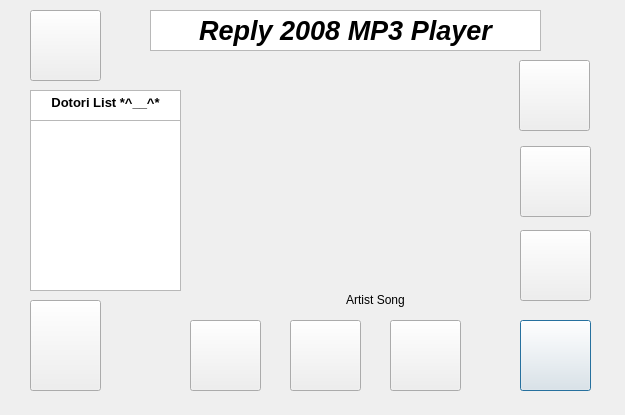
<?xml version="1.0" encoding="UTF-8"?>
<ui version="4.0">
 <class>SongDialog</class>
 <widget class="QDialog" name="SongDialog">
  <property name="geometry">
   <rect>
    <x>0</x>
    <y>0</y>
    <width>625</width>
    <height>415</height>
   </rect>
  </property>
  <property name="windowTitle">
   <string>Dialog</string>
  </property>
  <widget class="QPushButton" name="skipButton">
   <property name="geometry">
    <rect>
     <x>520</x>
     <y>320</y>
     <width>71</width>
     <height>71</height>
    </rect>
   </property>
   <property name="styleSheet">
    <string notr="true">#skipButton
{
	background-image: url(:/images/images/skip.png);
}
#skipButton:pressed
{
	background-image: url(:/images/images/skip.png);
}
#skipButton:disabled
{
	background-image: url(:/images/images/skip.png);
}
</string>
   </property>
   <property name="text">
    <string/>
   </property>
  </widget>
  <widget class="QPushButton" name="dotoriButton">
   <property name="geometry">
    <rect>
     <x>30</x>
     <y>300</y>
     <width>71</width>
     <height>91</height>
    </rect>
   </property>
   <property name="styleSheet">
    <string notr="true">#dotoriButton
{
	background-image: url(:/images/images/dotori.png);
}
#dotoriButton:pressed
{
	background-image: url(:/images/images/dotori.png);
}
#dotoriButton:disabled
{
	background-image: url(:/images/images/dotori.png);
}</string>
   </property>
   <property name="text">
    <string/>
   </property>
  </widget>
  <widget class="QPushButton" name="pauseButton">
   <property name="geometry">
    <rect>
     <x>290</x>
     <y>320</y>
     <width>71</width>
     <height>71</height>
    </rect>
   </property>
   <property name="styleSheet">
    <string notr="true">#pauseButton
{
	background-image: url(:/images/images/pause.png);
}
#pauseButton:pressed
{
	background-image: url(:/images/images/pause.png);
}
#pauseButton:disabled
{
	background-image: url(:/images/images/pause.png);
}</string>
   </property>
   <property name="text">
    <string/>
   </property>
  </widget>
  <widget class="QPushButton" name="playButton">
   <property name="geometry">
    <rect>
     <x>190</x>
     <y>320</y>
     <width>71</width>
     <height>71</height>
    </rect>
   </property>
   <property name="styleSheet">
    <string notr="true">#playButton
{
	background-image: url(:/images/images/play.png);
}
#playButton:pressed
{
	background-image: url(:/images/images/play.png);
}
#playButton:disabled
{
	background-image: url(:/images/images/play.png);
}</string>
   </property>
   <property name="text">
    <string/>
   </property>
  </widget>
  <widget class="QPushButton" name="stopButton">
   <property name="geometry">
    <rect>
     <x>390</x>
     <y>320</y>
     <width>71</width>
     <height>71</height>
    </rect>
   </property>
   <property name="styleSheet">
    <string notr="true">#stopButton
{
	background-image: url(:/images/images/stop.png);
}
#stopButton:pressed
{
	background-image: url(:/images/images/stop.png);
}
#stopButton:disabled
{
	background-image: url(:/images/images/stop.png);
}</string>
   </property>
   <property name="text">
    <string/>
   </property>
  </widget>
  <widget class="QWidget" name="albumWidget" native="true">
   <property name="geometry">
    <rect>
     <x>240</x>
     <y>90</y>
     <width>191</width>
     <height>191</height>
    </rect>
   </property>
   <property name="styleSheet">
    <string notr="true">#albumWidget
{
	background-image: url(:/images/images/cover.png);
}
</string>
   </property>
  </widget>
  <widget class="QPushButton" name="exitButton">
   <property name="geometry">
    <rect>
     <x>30</x>
     <y>10</y>
     <width>71</width>
     <height>71</height>
    </rect>
   </property>
   <property name="styleSheet">
    <string notr="true">#exitButton
{
	background-image: url(:/images/images/exit.png);
}
#exitButton:pressed
{
	background-image: url(:/images/images/exit.png);
}
#exitButton:disabled
{
	background-image: url(:/images/images/exit.png);
}</string>
   </property>
   <property name="text">
    <string/>
   </property>
  </widget>
  <widget class="QPushButton" name="volumeupButton">
   <property name="geometry">
    <rect>
     <x>520</x>
     <y>146</y>
     <width>71</width>
     <height>71</height>
    </rect>
   </property>
   <property name="styleSheet">
    <string notr="true">#volumeupButton
{
	background-image: url(:/images/images/volumeup.png);
}
#volumeupButton:pressed
{
	background-image: url(:/images/images/volumeup.png);
}
#volumeupButton:disabled
{
	background-image: url(:/images/images/volumeup.png);
}</string>
   </property>
   <property name="text">
    <string/>
   </property>
  </widget>
  <widget class="QPushButton" name="volumedownButton">
   <property name="geometry">
    <rect>
     <x>520</x>
     <y>230</y>
     <width>71</width>
     <height>71</height>
    </rect>
   </property>
   <property name="styleSheet">
    <string notr="true">#volumedownButton
{
	background-image: url(:/images/images/volumedown.png);
}
#volumedownButton:pressed
{
	background-image: url(:/images/images/volumedown.png);
}
#volumedownButton:disabled
{
	background-image: url(:/images/images/volumedown.png);
}
</string>
   </property>
   <property name="text">
    <string/>
   </property>
  </widget>
  <widget class="QLabel" name="nameLabel">
   <property name="geometry">
    <rect>
     <x>270</x>
     <y>290</y>
     <width>211</width>
     <height>20</height>
    </rect>
   </property>
   <property name="text">
    <string>&lt;html&gt;&lt;head/&gt;&lt;body&gt;&lt;p align=&quot;center&quot;&gt;Artist Song&lt;/p&gt;&lt;/body&gt;&lt;/html&gt;</string>
   </property>
  </widget>
  <widget class="QListWidget" name="DListWidget">
   <property name="geometry">
    <rect>
     <x>30</x>
     <y>120</y>
     <width>151</width>
     <height>171</height>
    </rect>
   </property>
  </widget>
  <widget class="QTextEdit" name="textEdit">
   <property name="geometry">
    <rect>
     <x>150</x>
     <y>10</y>
     <width>391</width>
     <height>41</height>
    </rect>
   </property>
   <property name="html">
    <string>&lt;!DOCTYPE HTML PUBLIC &quot;-//W3C//DTD HTML 4.0//EN&quot; &quot;http://www.w3.org/TR/REC-html40/strict.dtd&quot;&gt;
&lt;html&gt;&lt;head&gt;&lt;meta name=&quot;qrichtext&quot; content=&quot;1&quot; /&gt;&lt;style type=&quot;text/css&quot;&gt;
p, li { white-space: pre-wrap; }
&lt;/style&gt;&lt;/head&gt;&lt;body style=&quot; font-family:'Sans Serif'; font-size:9pt; font-weight:400; font-style:normal;&quot;&gt;
&lt;p align=&quot;center&quot; style=&quot; margin-top:0px; margin-bottom:0px; margin-left:0px; margin-right:0px; -qt-block-indent:0; text-indent:0px;&quot;&gt;&lt;span style=&quot; font-size:20pt; font-weight:600; font-style:italic;&quot;&gt;Reply 2008 MP3 Player&lt;/span&gt;&lt;/p&gt;&lt;/body&gt;&lt;/html&gt;</string>
   </property>
  </widget>
  <widget class="QTextEdit" name="textEdit_2">
   <property name="geometry">
    <rect>
     <x>30</x>
     <y>90</y>
     <width>151</width>
     <height>31</height>
    </rect>
   </property>
   <property name="html">
    <string>&lt;!DOCTYPE HTML PUBLIC &quot;-//W3C//DTD HTML 4.0//EN&quot; &quot;http://www.w3.org/TR/REC-html40/strict.dtd&quot;&gt;
&lt;html&gt;&lt;head&gt;&lt;meta name=&quot;qrichtext&quot; content=&quot;1&quot; /&gt;&lt;style type=&quot;text/css&quot;&gt;
p, li { white-space: pre-wrap; }
&lt;/style&gt;&lt;/head&gt;&lt;body style=&quot; font-family:'Sans Serif'; font-size:9pt; font-weight:400; font-style:normal;&quot;&gt;
&lt;p align=&quot;center&quot; style=&quot; margin-top:0px; margin-bottom:0px; margin-left:0px; margin-right:0px; -qt-block-indent:0; text-indent:0px;&quot;&gt;&lt;span style=&quot; font-size:10pt; font-weight:600;&quot;&gt;Dotori List *^__^*&lt;/span&gt;&lt;/p&gt;&lt;/body&gt;&lt;/html&gt;</string>
   </property>
  </widget>
  <widget class="QPushButton" name="openButton">
   <property name="geometry">
    <rect>
     <x>519</x>
     <y>60</y>
     <width>71</width>
     <height>71</height>
    </rect>
   </property>
   <property name="styleSheet">
    <string notr="true">#openButton
{
	background-image: url(:/images/images/list.png);
}
</string>
   </property>
   <property name="text">
    <string/>
   </property>
  </widget>
 </widget>
 <resources/>
 <connections/>
</ui>
